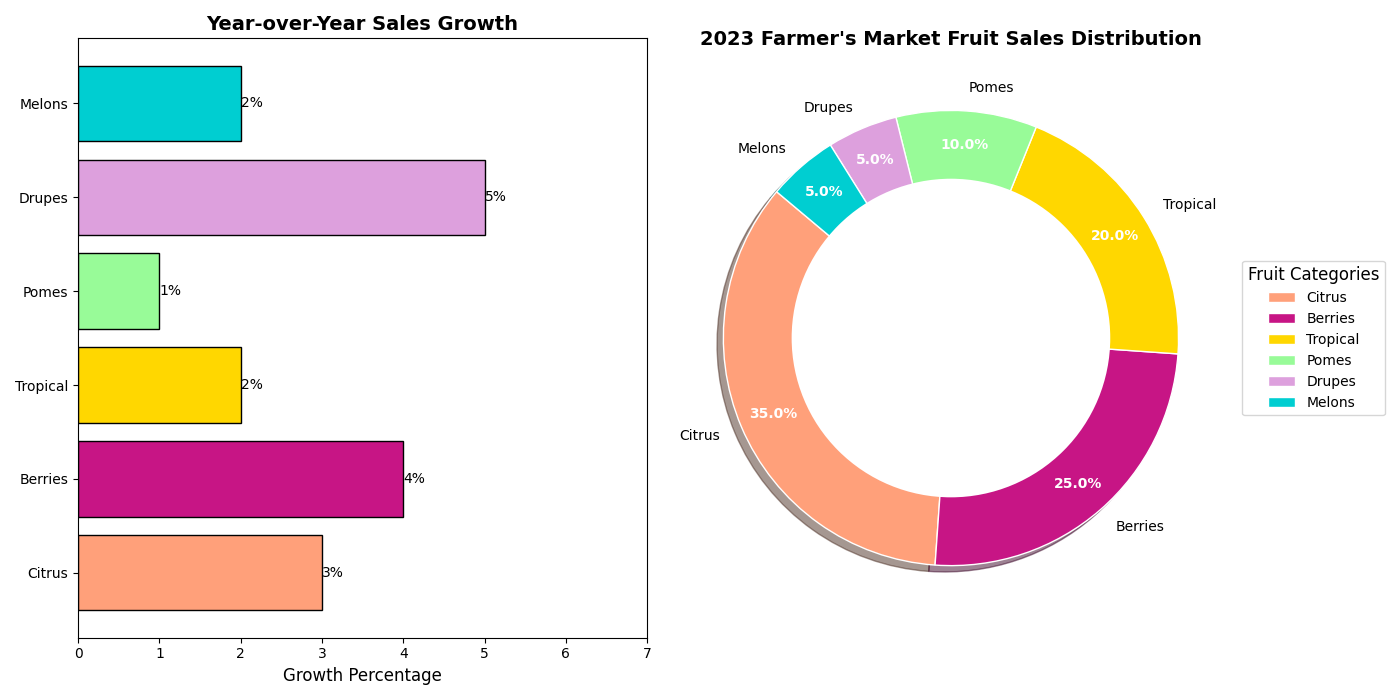

Recreate this plot in Python.
import matplotlib.pyplot as plt
import numpy as np

# Data definitions
fruit_categories = ['Citrus', 'Berries', 'Tropical', 'Pomes', 'Drupes', 'Melons']
fruit_popularity = [35, 25, 20, 10, 5, 5]  # Percentages of fruits sold by category
sales_growth = [3, 4, 2, 1, 5, 2]  # Sales growth in percentage compared to the previous year
colors = ['#FFA07A', '#C71585', '#FFD700', '#98FB98', '#DDA0DD', '#00CED1']

# Create the main figure and add subplots
fig, (ax1, ax2) = plt.subplots(1, 2, figsize=(14, 7))

# Create the horizontal bar chart in the first subplot
bars = ax1.barh(fruit_categories, sales_growth, color=colors, edgecolor='black')
for bar in bars:
    width = bar.get_width()
    ax1.text(width, bar.get_y() + bar.get_height() / 2, f'{width}%', va='center', ha='left', fontsize=10)

# Set the title and labels for the horizontal bar chart
ax1.set_title("Year-over-Year Sales Growth", fontsize=14, fontweight='bold')
ax1.set_xlabel("Growth Percentage", fontsize=12)
ax1.set_xlim(0, max(sales_growth) + 2)

# Create the pie chart in the second subplot
wedges, texts, autotexts = ax2.pie(fruit_popularity, labels=fruit_categories, autopct='%1.1f%%',
                                    startangle=140, colors=colors, pctdistance=0.85,
                                    wedgeprops=dict(edgecolor='white'), shadow=True)

# Customize the text and autotexts within the pie chart
for autotext in autotexts:
    autotext.set_color('white')
    autotext.set_fontsize(10)
    autotext.set_fontweight('bold')

for text in texts:
    text.set_fontsize(10)
    text.set_fontweight('normal')

# Add a title to the pie chart
ax2.set_title("2023 Farmer's Market Fruit Sales Distribution", fontsize=14, fontweight='bold')

# Add a legend outside of the pie chart
ax2.legend(wedges, fruit_categories, title="Fruit Categories", loc='center left', bbox_to_anchor=(1, 0.5), 
           fontsize=10, title_fontsize=12)

# Enhance the pie chart with a small circle in the middle to create a donut effect
centre_circle = plt.Circle((0, 0), 0.70, fc='white')
ax2.add_artist(centre_circle)

# Adjust layout to prevent overlap and ensure neatness
plt.tight_layout()

# Show the plot
plt.show()
